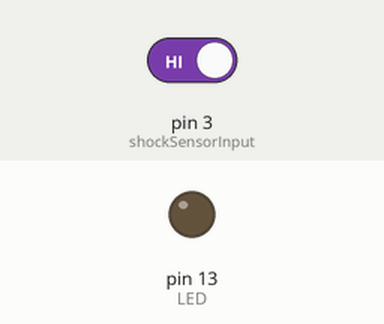
Bench run of a sketch on a simulated Arduino Uno, built with avr-gcc and run on an emulated ATmega328P. Parts: output pins drawn as LEDs (lit = HIGH). Inputs (shaded band) come from the test bench; at power-on: pin 3 (shockSensorInput) HIGH.

Above: at 1.2 s.
1.3 s: pin 3 (shockSensorInput) driven LOW
At 3.8 s:
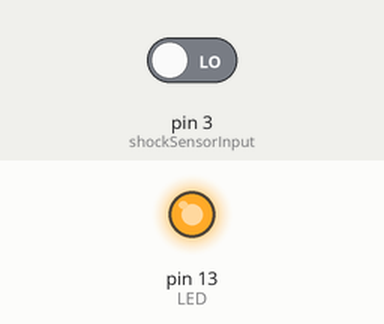
4.3 s: pin 3 (shockSensorInput) driven HIGH
At 5.1 s:
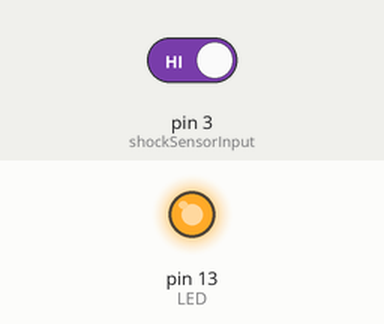
Timing chart, 0 to 7.3 s (numbered marks = the images above; inputs shaded):
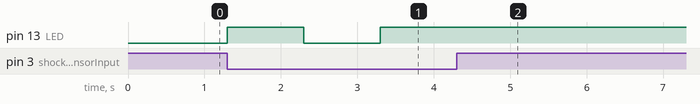

Measured:
- after the input at 1.3 s, pin 13 (LED): LOW → HIGH at once, → LOW 1.0 s later, → HIGH 1.0 s later
- after the input at 4.3 s, pin 13 (LED): stops changing and stays HIGH

The sketch:

shock_sensor.ino
```cpp
int LED=13;

int shockSensorInput=3;    // Define pin for shock sensor

int val;  // Define Variable val that will be used to stored sensor read value

int shockstate = 0;


void setup(){

  pinMode(LED,OUTPUT);

  pinMode(shockSensorInput,INPUT); // Define shock sensor as input

}


void loop(){

  val=digitalRead(shockSensorInput);

  /*

   * With this type of shockSensorInput Sensor val is HIGH when no shock is detected.

   * And val is LOW when a shock is detected.

   * In this code we implement toogle switching

   * At the first shock the LED will be switched ON and state is changed from initial 0 to 1

   * Still in the state 1 when another shock occurs LED will be switched OFF and the state is set back to initial state

   */


  if(shockstate == 0 && val==LOW){// when there is shock

    shockstate = 1;

    digitalWrite(LED,HIGH);

    delay(1000);

  }

  else if(shockstate == 1 && val==LOW){

    digitalWrite(LED,LOW);

    shockstate = 0;

    delay(1000);

  }

}
```
